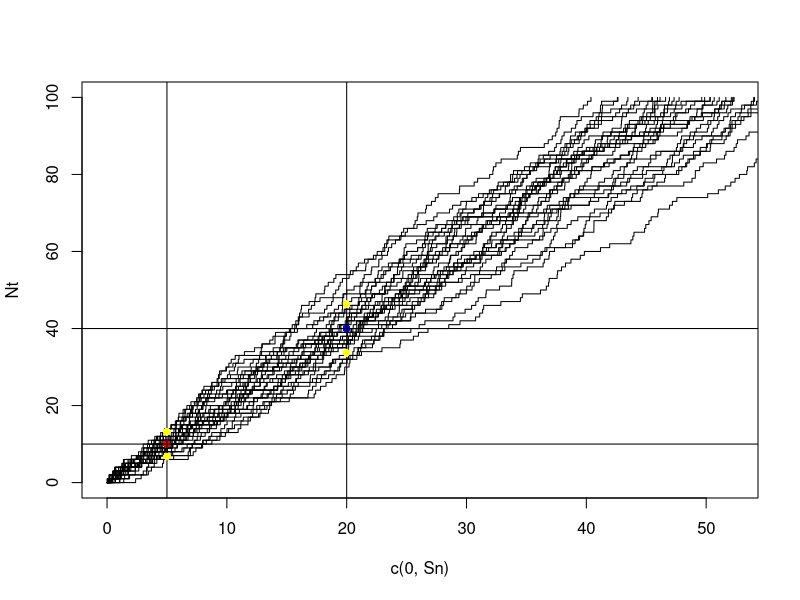

Source code (R):
lambda <- 2;
t0 <- 5;
t1 <- 20;
#t2 <- 40;
upper <- 100;
n.rep <- 1e5

pp <- numeric(n.rep);
pp1 <- numeric(n.rep);
#pp2 <- numeric(n.rep);

for (i in 1:n.rep) {
    N <-  rpois(1,lambda * upper);
    Un <-  runif(N, 0, upper);
    Sn <-  sort(Un);
    n <-  min(which(Sn > t0));
    n1 <-  min(which(Sn > t1));
 #  n2 <-  min(which(Sn > t2));
    
    pp[i] <- n - 1; #
    pp1[i] <- n1 - 1;
 #   pp2[i] <- n2 - 1;
}

N5 <- c(mean(pp),sd(pp));N5
N20 <- c(mean(pp1),sd(pp1));N20
#N40 <- c(mean(pp2),sd(pp2));N40

## c)

lambda <- 2
t0 <- 20;

# 30 instances
for (i in 1:30) {
    Tn <-  rexp(100, lambda);
    Sn <- cumsum(Tn);
    n <-  min(which(Sn > t0));
    Nt <- 0:length(Sn)
    if (i == 1) {
        plot(x=c(0,Sn),y=Nt,type='s')
    }   
    points(x=c(0,Sn),y=Nt, type='s')
}
EN5.hat <- N5[1];
EN20.hat <- N20[1];
#EN40.hat <- N40[1];

# dra points of expected value
points(x=5,y=EN5.hat, col="red", bg="red", pch=16);

points(x=20,y=EN20.hat ,col="blue", bg="blue", pch=16)

#points(x=40,y=EN40.hat ,col="green", bg="green", pch=16)

abline(v=5,h=EN5.hat)
abline(v=20,h=EN20.hat);

SD5.hat <- N5[2]
SD20.hat <- N20[2]
#SD40.hat <- N40[2]

# sd points:
points(x=5,y=(N5[1]-SD5.hat), col="yellow", bg="yellow", pch=16);
points(x=5,y=(N5[1]+SD5.hat), col="yellow", bg="yellow", pch=16);

points(x=20,y=(N20[1]-SD20.hat), col="yellow", bg="yellow", pch=16);
points(x=20,y=(N20[1]+SD20.hat), col="yellow", bg="yellow", pch=16);

#points(x=40,y=(N40[1]-SD40.hat), col="yellow", bg="yellow", pch=16);
#points(x=40,y=(N40[1]+SD40.hat), col="yellow", bg="yellow", pch=16);

